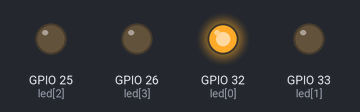
Recording of a program running on a simulated ESP32 board running MicroPython. Parts: output pins drawn as LEDs (lit = HIGH).

Above: at 0.5 s.
At 1.5 s:
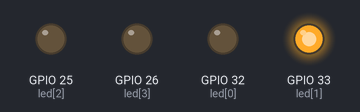
At 2.5 s:
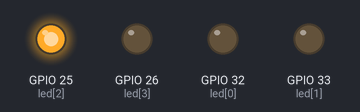
At 3.5 s:
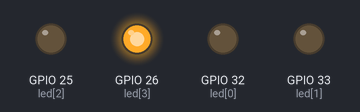
Timing chart, 0 to 5.2 s (numbered marks = the images above):
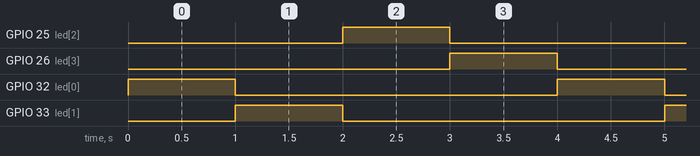

The program:

led_ESP32.py
```python
# LED demo for ESP8266
from machine import Pin
import time

led_no = [32, 33, 25, 26]


def switch_off():
  for led in leds:
    led.off()


leds = list()
for i in range(len(led_no)):
  led = Pin(led_no[i], Pin.OUT)
  leds.append(led)

while True:
  for led in leds:
    switch_off()
    led.on()
    time.sleep(1)
```

Measured:
- by itself, GPIO 25 (led[2]), GPIO 26 (led[3]), GPIO 32 (led[0]), GPIO 33 (led[1]): alternates HIGH for 1.0 s and LOW for 3.0 s
- by itself, everything shown: repeats every 4.0 s, in 4 steps
